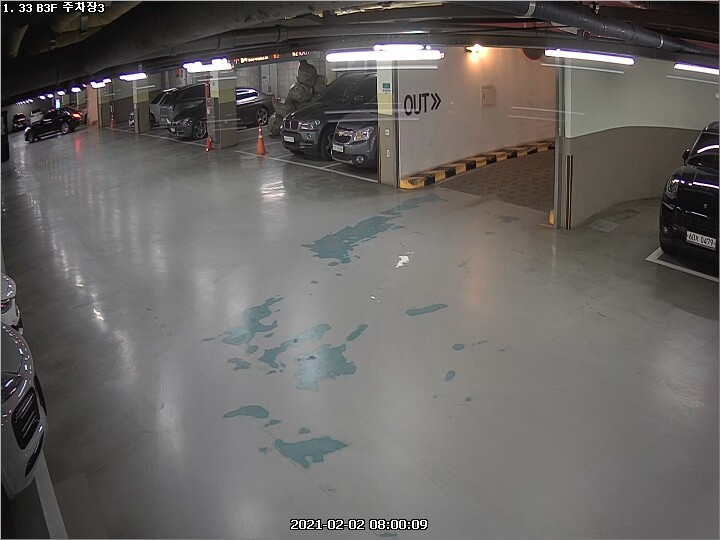
#> input picture crop0.jpg, 720 x 540 px
$ python labeling.py
#> lines starting #> are read from the running program, lines starting #| are printed output that depends on the picture; after the words box and inside, x2 and y2 are one past the last pixel; in counts of white or black regions, pixels touching at a corner belong together
import sys
import random
import numpy as np
import cv2


src = cv2.imread('crop0.jpg', cv2.IMREAD_GRAYSCALE)
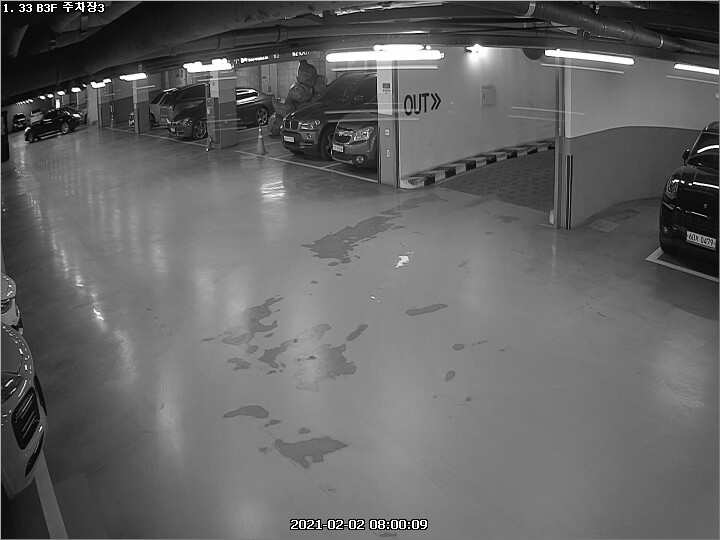
#> src: shape (540, 720); min 0, max 255, mean 101

if src is None:
    print('Image load failed!')
    sys.exit()


h, w = src.shape[:2]
#> h = 540; w = 720
dst1 = np.zeros((h, w, 3), np.uint8)
dst2 = np.zeros((h, w, 3), np.uint8)

# 전처리
src = cv2.blur(src, (3, 3))
_, src_bin = cv2.threshold(src, 0, 255, cv2.THRESH_OTSU)
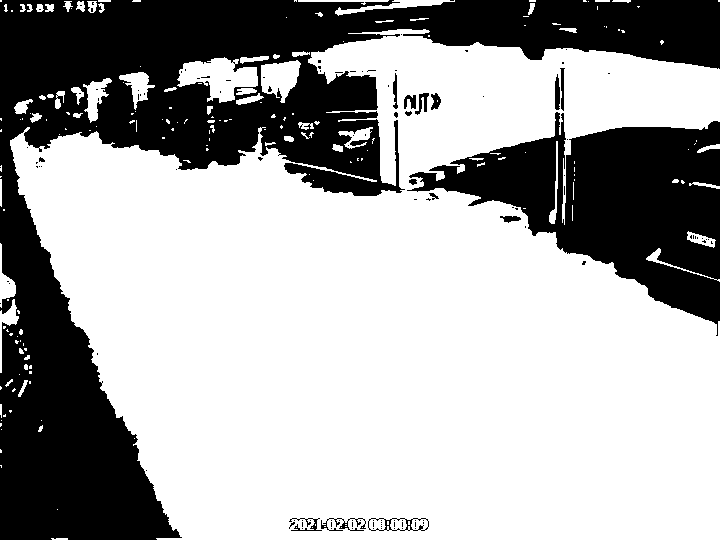
#> src_bin: shape (540, 720); 65.6% white; 119 black regions (103 under 20 px)

# 레이블링
cnt, labels, stats, centroids = cv2.connectedComponentsWithStats(src_bin)
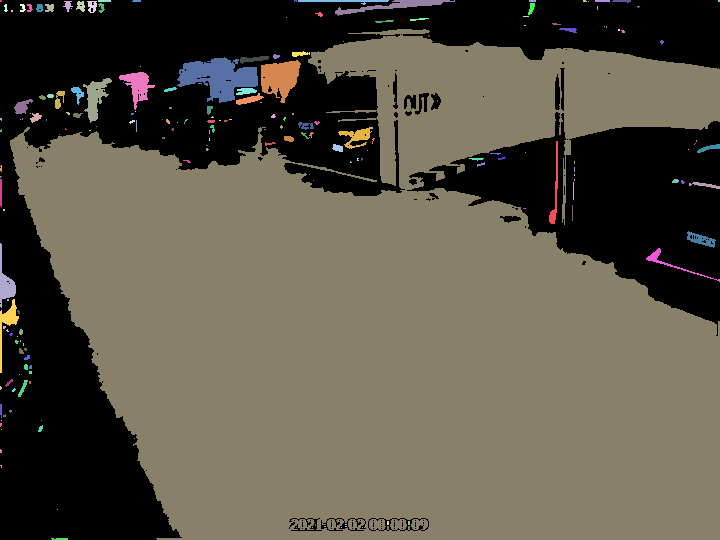
#> labels: shape (540, 720) int32; 192 distinct labels, from 0 to 191; one colour per label, 0 black
#> cnt = 192; stats = 192 rows, first 6: [0, 0, 720, 540, 133711], [0, 0, 2, 2, 4], [63, 1, 10, 11, 54], [76, 1, 9, 11, 66], [87, 1, 10, 12, 80], [98, 0, 13, 2, 26]; centroids = 192 pairs, first value 0.333 to 718.5, second value 0.4 to 538.5
for i in range(1, cnt):
    c = (random.randint(0, 255), random.randint(0, 255), random.randint(0, 255))
    dst1[labels == i] = c
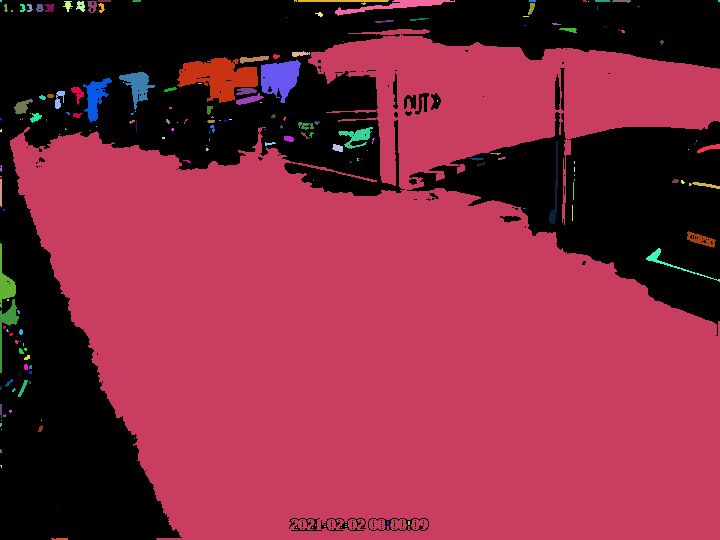
#> dst1: shape (540, 720, 3); mean of channels 0, 1, 2 63.5, 41.3, 129.4; drawn as B, G, R

# 외곽선 검출
contours, _ = cv2.findContours(src_bin, cv2.RETR_LIST, cv2.CHAIN_APPROX_NONE)
#> contours = 364 contours, 299 with area under 20; largest, box (x1, y1, x2, y2) and area: (10, 29, 720, 540) 244502, (177, 57, 258, 103) 1995, (261, 60, 301, 103) 1052, (119, 72, 155, 110) 514, (83, 78, 112, 123) 505

for i in range(len(contours)):
    c = (random.randint(0, 255), random.randint(0, 255), random.randint(0, 255))
    cv2.drawContours(dst2, contours, i, c, 1)
#> this loop made 364 passes
#> c on passes 1 to 3: (204, 94, 215), (221, 89, 126), (232, 174, 72)
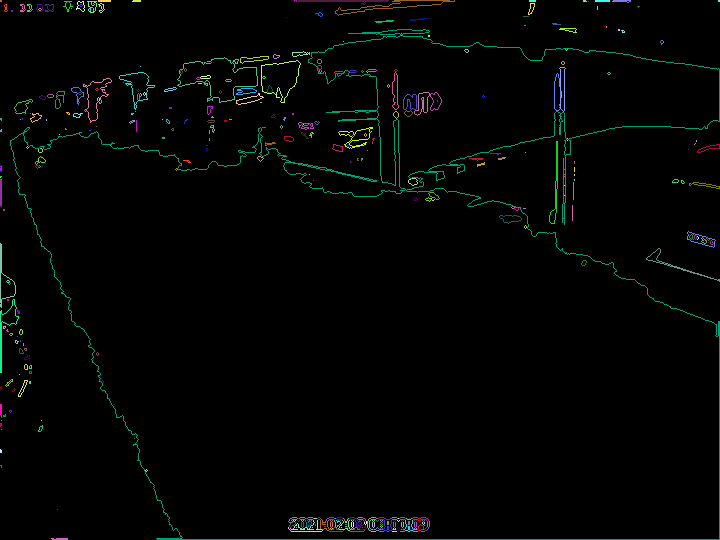
#> dst2: shape (540, 720, 3); mean of channels 0, 1, 2 3.3, 4, 2; drawn as B, G, R

cv2.imshow('src', src)
cv2.imshow('src_bin', src_bin)
cv2.imshow('dst1', dst1)
cv2.imshow('dst2', dst2)
cv2.waitKey()
cv2.destroyAllWindows()
